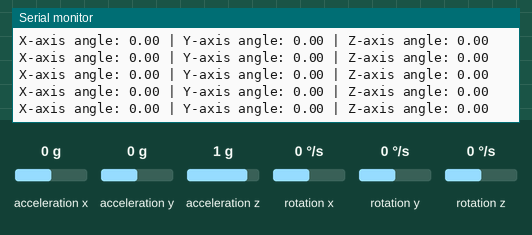
This sketch was run on a simulated Arduino Uno, built with avr-gcc and run on an emulated ATmega328P. On the bench: the last lines printed to the serial monitor. Inputs (shaded band) come from the test bench; at power-on: rotation x 0 °/s, rotation y 0 °/s, rotation z 0 °/s, acceleration x 0 g, acceleration y 0 g, acceleration z 1 g.

Above: at 1.2 s.
1.3 s: rotation x set to -192 °/s
At 1.38 s:
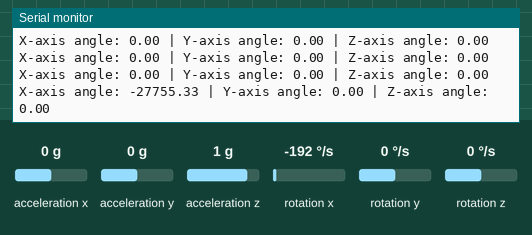
4.3 s: rotation y set to -192 °/s
At 4.5 s:
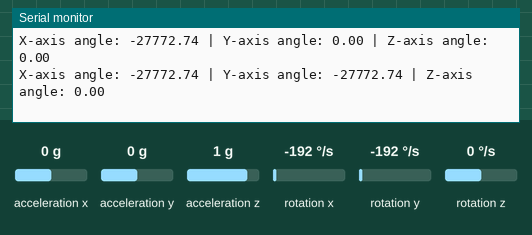
7.3 s: rotation x set to 0 °/s
At 7.35 s:
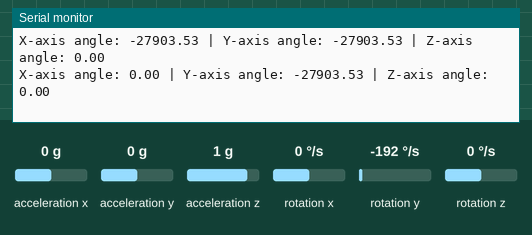
10.3 s: rotation z set to 100 °/s
At 10.48 s:
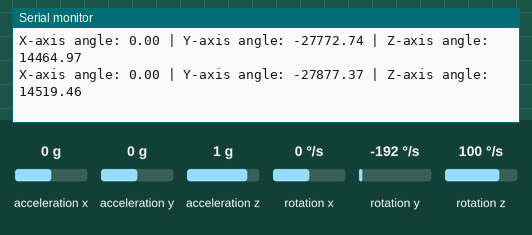
13.3 s: rotation z set to -192 °/s
At 13.3 s:
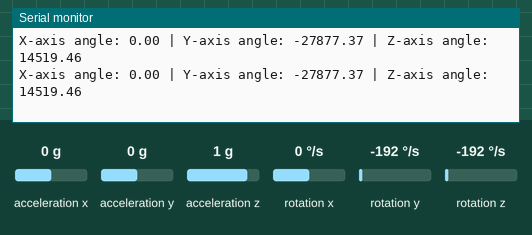
16.3 s: rotation y set to 0 °/s
At 16.36 s:
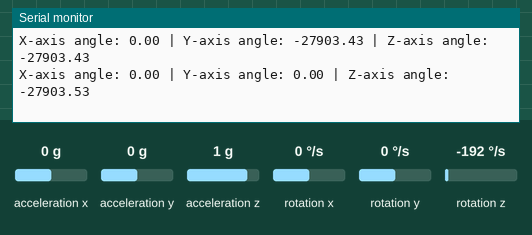
Timing chart, 0 to 19.3 s (numbered marks = the images above; inputs shaded):
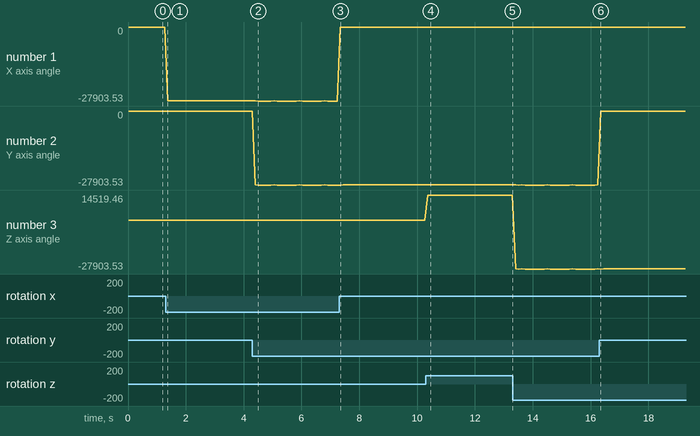

The sketch:

test.ino
```cpp
#include <Wire.h>
#include <MPU6050.h>

MPU6050 mpu;

const int MPU_addr = 0x68;  // I2C address of MPU-6050

float gyroXangle = 0;
float gyroYangle = 0;
float gyroZangle = 0;

unsigned long timer;
float dt;

void setup() {
  Wire.begin();
  Serial.begin(9600);

  mpu.initialize();
  Serial.println(mpu.testConnection() ? "MPU6050 connection successful" : "MPU6050 connection failed");

  timer = micros();
}

void loop() {
  // Calculate delta time
  unsigned long now = micros();
  dt = (float)(now - timer) / 1000000; // Convert microseconds to seconds
  timer = now;

  // Read raw gyro measurements
  mpu.getRotation(&gyroXangle, &gyroYangle, &gyroZangle);

  // Integrate gyro data to obtain angle (using simple integration for demonstration)
  gyroXangle += gyroXangle * dt; // Simplified integration: angle = previous_angle + (angular_velocity * dt)
  gyroYangle += gyroYangle * dt;
  gyroZangle += gyroZangle * dt;

  // Print angles
  Serial.print("X-axis angle: ");
  Serial.print(gyroXangle);
  Serial.print(" | Y-axis angle: ");
  Serial.print(gyroYangle);
  Serial.print(" | Z-axis angle: ");
  Serial.println(gyroZangle);

  delay(100); // Adjust delay as needed for your application
}
```

Measured:
- after the input at 1.3 s, the serial monitor: prints a new line after 0.07 s (image 1)
- after the input at 4.3 s, the serial monitor: prints a new line after 0.10 s (image 2)
- after the input at 7.3 s, the serial monitor: prints a new line after 0.05 s (image 3)
- after the input at 10.3 s, the serial monitor: prints a new line after 0.07 s (image 4)
- after the input at 16.3 s, the serial monitor: prints a new line after 0.06 s (image 6)
- plotted number 1: 0 → -27772.74 after the input at 1.3 s, -27772.74 → -27903.53 after the input at 4.3 s
- plotted number 2: 0 → -27903.53 after the input at 4.3 s, -27772.74 → -27877.37 after the input at 10.3 s, -27877.37 → -27903.43 after the input at 13.3 s
- plotted number 3: 0 → 14519.46 after the input at 10.3 s, 14519.46 → -27903.43 after the input at 13.3 s, -27903.43 → -27772.74 after the input at 16.3 s
